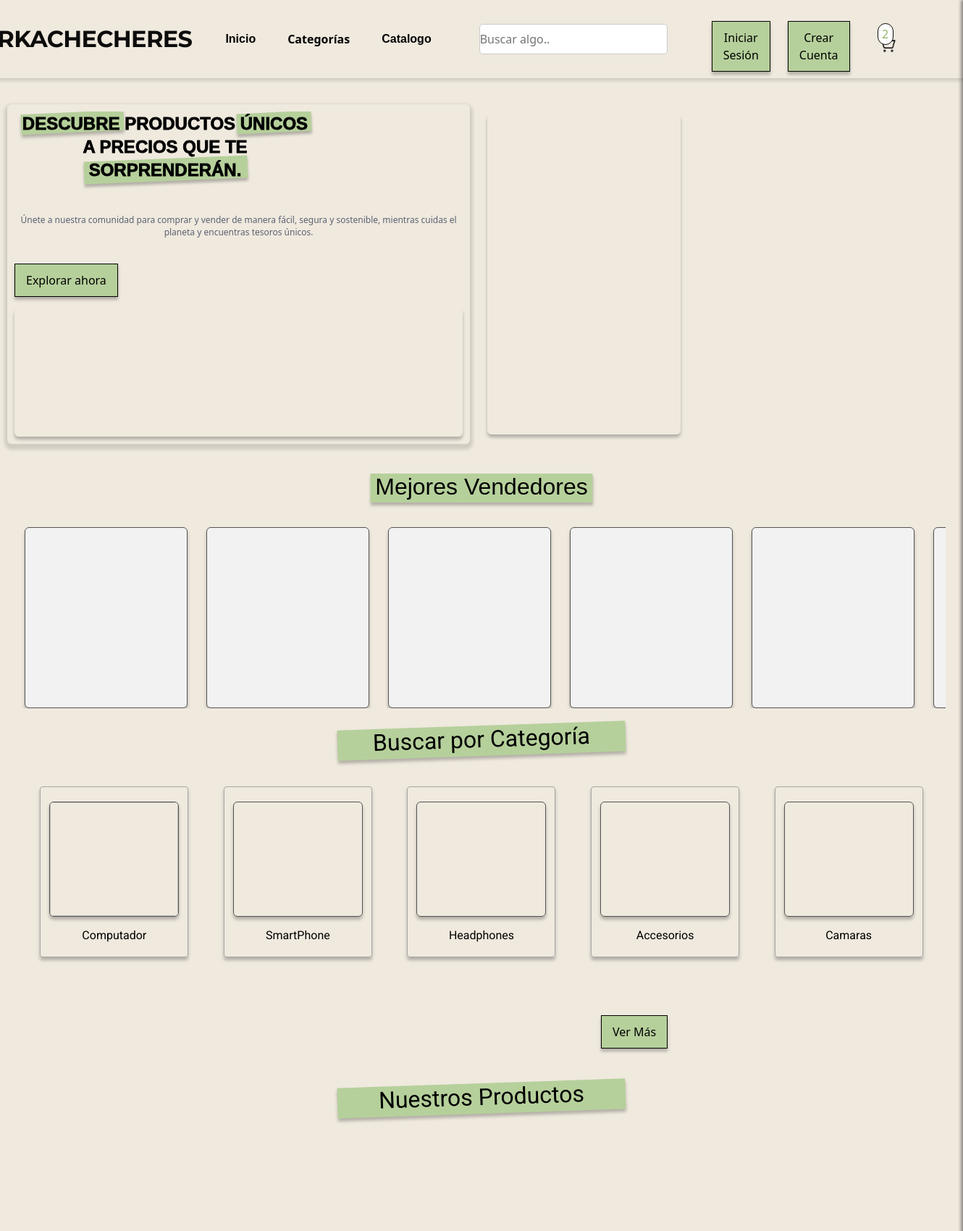
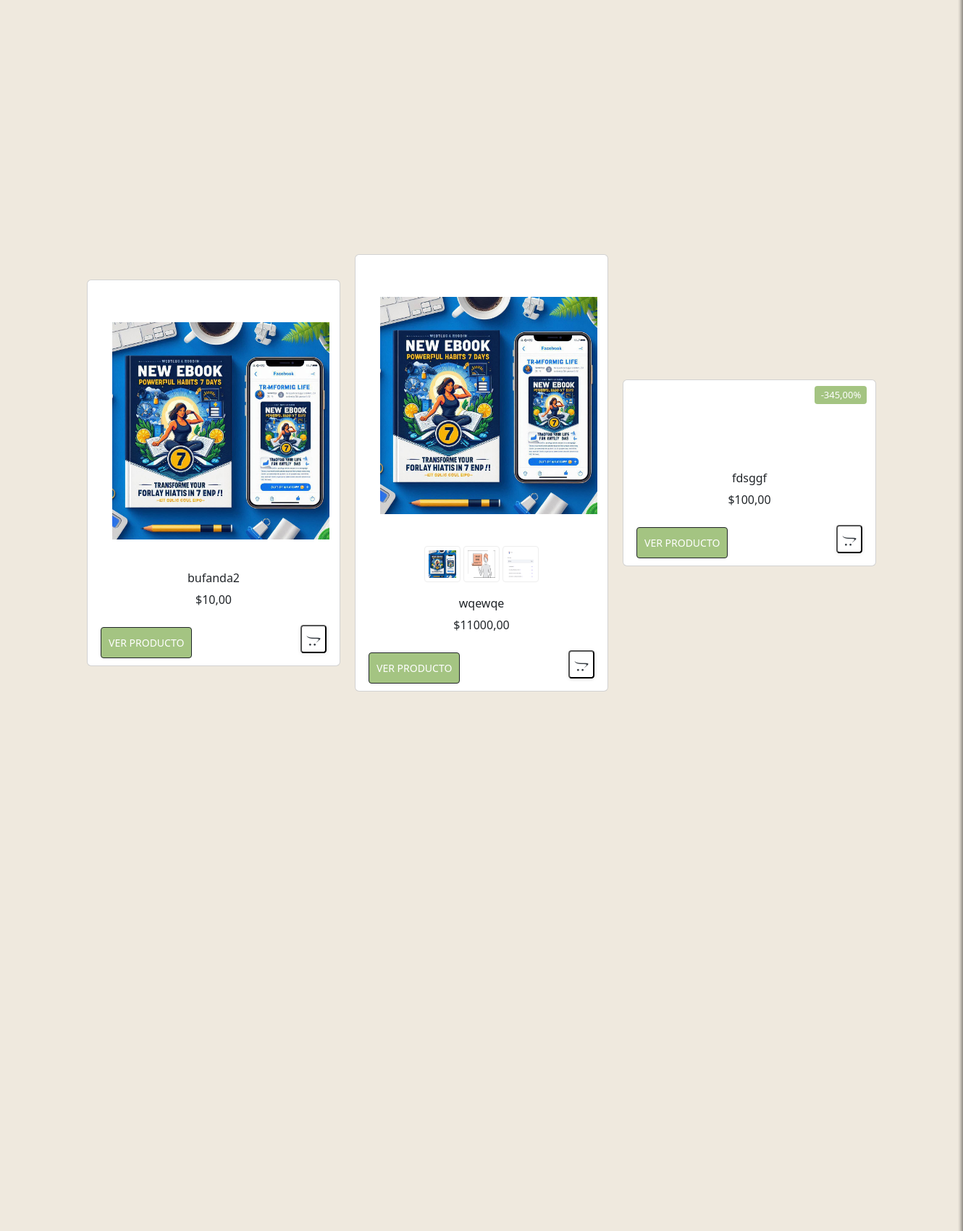
The page / (upper part) on the database its author committed (2 pictures, top to bottom).
### merkachecheres/models.py (models this page shows, shortened)
class Producto(models.Model):
    titulo = models.CharField(max_length=255)
    precio = models.DecimalField(max_digits=10, decimal_places=2, default=0.0)
    descuento = models.DecimalField(max_digits=5, decimal_places=2, null=True, blank=True)
    dimensiones = models.CharField(max_length=100, null=True, blank=True)
    stock = models.IntegerField()
    marca = models.CharField(max_length=100, null=True, blank=True)
    vendedor = models.ForeignKey(
        Usuario,
        on_delete=models.CASCADE,
        related_name='productos',
        null=True,  # Permitir valores nulos temporalmente
        blank=True  # Permitir que el formulario no requiera este campo
    )
    categoria = models.ForeignKey(Categoria, on_delete=models.SET_NULL, null=True, blank=True)
    descripcion = models.TextField()
    fecha_publicacion = models.DateTimeField(auto_now_add=True)

class ImagenProducto(models.Model):
    producto = models.ForeignKey(Producto, on_delete=models.CASCADE, related_name='imagenes')
    imagen = models.ImageField(upload_to='productos/imagenes', validators=[validar_extension_imagen])

### merkachecheres/views.py (the view)
# urls.py: path('', views.index, name='index'),
def index(request):
    productos = Producto.objects.order_by('?')[:5]
    sesion_activa = request.session.get('validar', None)
    usuario = None  # Inicializa el usuario como `None` por defecto.
    if sesion_activa:
        usuario_id = sesion_activa.get('id')
        usuario = Usuario.objects.get(id=usuario_id)
    carrito = request.session.get('carrito', {})
    total_carrito = sum(item['precio'] * item['cantidad'] for item in carrito.values())
    return render(request, "index.html", {
        'productos': productos,  # Lista de productos seleccionados aleatoriamente.
        'productos_count': productos.count(),  # Cantidad de productos seleccionados.
        'total_carrito': total_carrito,  # Total del carrito (precio total de los productos en el carrito).
        'usuario': usuario,  # Objeto del usuario autenticado (si hay sesión activa).
    })

### merkachecheres/templates/index.html (shortened to what this page needs)
{% load static %}
<!DOCTYPE html>
<html lang="es">
<head>
    <link rel="stylesheet" href="{% static 'css/style.css' %}">
    <link rel="stylesheet" href="{% static 'css/styleguide.css' %}">
    <link rel="stylesheet" href="{% static 'css/carrito.css' %}">
    <link href="https://cdn.jsdelivr.net/npm/bootstrap@5.3.0-alpha3/dist/css/bootstrap.min.css" rel="stylesheet">
    <link rel="stylesheet" href="https://cdnjs.cloudflare.com/ajax/libs/font-awesome/6.5.0/css/all.min.css">
    <link rel="stylesheet" href="https://cdnjs.cloudflare.com/ajax/libs/jquery/3.2.1/jquery.min.js">
    <link rel="stylesheet" href="https://cdn.jsdelivr.net/npm/bootstrap@5.0.0-alpha1/dist/js/bootstrap.bundle.min.js">
    <link rel="stylesheet" href="https://cdnjs.cloudflare.com/ajax/libs/font-awesome/4.7.0/css/font-awesome.min.css">
</head>
<body>
    <div class="landing_page">
        <header>
            <div class="navigation">
                <div class="navigation_wrapper">
                    <div class="middle_nav_wrapper">
                        <div class="middle_nav">
                            <div class="logo">
                                <div class="text_wrapper">MERKACHECHERES</div>
                            </div>
                            <div class="frame">
                                <div class="div_wrapper">
                                    <div class="div">
                                        <button class="dropbtn">Inicio</button>
                                    </div>
                                </div>
                                <div class="btn_primary_wrapper">
                                    <button class="dropbtn" onclick="window.location.href='{% url 'vercategorias' %}'">Categorías</button>
                                </div>
                                <div class="div_wrapper">
                                    <div class="div">
                                        <button class="dropbtn ">Catalogo</button>
                                    </div>
                                </div>
                                </div>
                            <div class="buscar">
                                <input type="password" id="password" name="password" placeholder="Buscar algo.." class="navbar">
                            </div>
                            <div class="frame_2">
                                <div class="iniciar_crear_cuenta">
                                    <div class="btn_login">
                                        {% if not request.session.validar %}
                                            <button class="button_text_wrapper"
                                                onclick="window.location.href='{% url 'login' %}'">Iniciar Sesión</button>
                                        {% endif %}
                                    </div>
                                    <div class="btn_registro">
                                        {% if not request.session.validar %}
                                            <button class="button_text_wrapper"
                                                onclick="window.location.href='{% url 'registro' %}'">Crear Cuenta</button>
                                        {% endif %}
                                    </div>
                                </div>
                                <div class="icons">
                                    <div class="shopping_cart_simple2">
                                        <div class="overlap_group">
                                            <button class="dropbtn" id="carrito-button">
                                                <img src="{% static 'img/Shopping.png' %}" id="shoppingCar" alt="Inicio">
                                            </button>
                                            <div class="frame_3">
                                                <div class="text_wrapper_3">2</div>
                                            </div>
                                        </div>
                                    </div>
                                </div>
                            </div>
                        </div>
                    </div>
                </div>
            </div>
        </header>
        {% include 'user_sidebar.html' %}
        <main>
            <section class="hero_secction">
                <div class="widgets">
                    <div class="frame_4">
                        <div class="overlap_group_wrapper">
                            <div class="overlap_group_2">
                                <div class="rectangulo"></div>
                                <div class="rectangulo_2"></div>
                                <div class="rectangulo_3"></div>
                                <p class="descubre_productos">
                                    DESCUBRE PRODUCTOS ÚNICOS<br />
                                    A PRECIOS QUE TE SORPRENDERÁN.
                                </p>
                            </div>
                        </div>
                        <p class="p">
                            Únete a nuestra comunidad para comprar y vender de manera fácil, segura y sostenible, mientras
                            cuidas el
                            planeta y encuentras tesoros únicos.
                        </p>
                        <div class="btn_explorar">
                            {% if request.session.validar %}
                                <button class="button_text_wrapper"
                                    onclick="window.location.href='{% url 'vercategorias' %}'">Explorar ahora</button>
                            {% else %}
                                <button class="button_text_wrapper"
                                    onclick="window.location.href='{% url 'registro' %}'">Explorar ahora</button>
                            {% endif %}
                        </div>
                        <div class="frame_5_publicidad ">
                        </div>
                    </div>
                    <div class="publicidad">
                    </div>
                    <div class="publicidad_2">
                        <div class="frame_6_publicidad"></div>
                        <div class="frame_7_publicidad"></div>
                    </div>
                </div>
            </section>
            <section class="mejores-vendedores">
                <div class="overlap_group-3">
                  <div class="rectangulo_4 text_wrapper-4">Mejores Vendedores</div>
                </div>
                <div class="carousel-wrapper">
                    <div class="carousel" id="carousel">
                        <div class="seller_card frame_8 me-3 flex-shrink-0"></div>
                        <div class="seller_card frame_9 me-3 flex-shrink-0"></div>
                        <div class="seller_card frame_10 me-3 flex-shrink-0"></div>
                        <div class="seller_card frame_11 me-3 flex-shrink-0"></div>
                        <div class="seller_card frame_12 me-3 flex-shrink-0"></div>
                        <div class="seller_card frame_8 me-3 flex-shrink-0"></div>
                    </div>
                </div>
              </section>
            <section class="categorias">
                <div class="heading_categ">
                        <div class="rectangulo_6 text_wrapper-5">Buscar por Categoría</div>
                </div>
                <br>
                <div class="category">
                    <div class="overlap">
                        <div class="items">
                            <div class="frame-15">
                                <img class="frame-14" />
                                <div class="text_wrapper-6">Computador</div>
                            </div>
                            <div class="frame-15">
                                <div class="frame-16"></div>
                                <div class="text_wrapper-7">SmartPhone</div>
                            </div>
                            <div class="frame-15">
                                <div class="frame-17"></div>
                                <div class="text_wrapper-7">Headphones</div>
                            </div>
                            <div class="frame-15">
                                <div class="frame-18"></div>
                                <div class="text_wrapper-7">Accesorios</div>
                            </div>
                            <div class="frame-15">
                                <div class="frame-19"></div>
                                <div class="text_wrapper-7">Camaras</div>
                            </div>
                        </div>
                    </div>
                </div>
            </section>
            <div class="botonVerMas">
                <button class="button_text_wrapper" onclick="window.location.href='{% url 'vercategorias' %}'">Ver Más</button>
            </div>
            <br>
            <br>
            <div class="heading_categ">
                <div class="rectangulo_6 text_wrapper-5">Nuestros Productos</div>
        </div>
            <section class="explorar-productos">
                <div class="wrapper flex-wrap" style="display: flex; justify-content: center; gap: 20px; flex-wrap: wrap;">
                    {% if productos %}
                    {% for producto in productos %}
                    <div class="card">
                        {% if producto.descuento %}
                        <span class="off bg-dark" id="descuentoEtiqueta">-{{ producto.descuento }}%</span>
                        {% endif %}
                        <br>
                        <div class="text-center p-4">
                            <a href="{% url 'producto' producto.id %}">
                                <img id="main-image-{{ forloop.counter }}" src="{{ producto.imagenes.first.imagen.url }}"
                                    width="300" class="main-image">
                            </a>
                        </div>
                        {% if producto.imagenes.count > 1 %}
                        <div class="thumbnail text-center">
                            {% for imagen in producto.imagenes.all %}
                            <img onclick="changeImage(this, 'main-image-{{ forloop.parentloop.counter }}')"
                                src="{{ imagen.imagen.url }}" width="70">
                            {% endfor %}
                        </div>
                        {% endif %}
                        <div class="about text-center">
                            <h6>{{ producto.titulo }}</h6>
                            <span>${{ producto.precio }}</span>
                        </div>
                        <div class="cart-button mt-3 px-2 d-flex justify-content-between align-items-center">
                            <button class="btn btn-dark text-uppercase" id="verProducto"
                                onclick="window.location.href='{% url 'producto' producto.id %}'">
                                Ver producto
                            </button>
                            <div class="add">
                                <form method="POST" action="{% url 'agregar_al_carrito' producto.id %}" class="add-to-cart-form">
                                    <button type="submit" class="product_fav" id="botonAñadirCarrito">
                                        <i class="fa fa-opencart"></i>
                                    </button>
                                </form>
                            </div>
                        </div>
                    </div>
                    {% endfor %}
                    {% else %}
                    <p>No hay productos disponibles.</p>
                    {% endif %}
                </div>
            </section>
        </main>
                </div>
</body>
</html>

### merkachecheres/static/css/styleguide.css (style rules this page uses)
:root { --secondary-700: rgba(27, 99, 146, 1); --gray-00: rgba(255, 255, 255, 1); --title-font-family: "Montserrat", Helvetica; --title-font-family-bold: "Montserrat-Bold", Helvetica; --title-font-weight: 700; --title-font-size: 40px; --title-letter-spacing: 0px; --title-line-height: normal; --title-font-style: normal; --description-font-family: "Mukta Vaani", Helvetica; --description-font-weight: 500; --description-font-size: 20px; --description-letter-spacing: 0px; --description-line-height: normal; --description-font-style: normal; --labels-font-family: "Roboto", Helvetica; --labels-font-family-regular: "Roboto-Regular", Helvetica; --labels-font-family-medium: "Roboto-Medium", Helvetica; --labels-font-weight-400: 400; --labels-font-size-12: 12px; --labels-font-size-14: 14px; --labels-font-size-16: 16px; --labels-font-size-18: 18px; --labels-font-size-22: 22px; --labels-font-size-24: 24px; --labels-letter-spacing-0: 0px; --labels-line-height: normal; --labels-font-style: normal; --color-blanco: rgba(255, 255, 255); --color-verde: rgba(146, 184, 105); --color-verde-hover: rgba(146, 184, 105, 1); --color-negro: rgba(0, 0, 0); --color-gris-20: rgba(102, 102, 102, 0.2); --color-gris-25: rgba(102, 102, 102, 0.25); --color-gris-border-35: rgba(102, 102, 102, 0.35); --color-gris-60: rgba(102, 102, 102, 0.6); --color-gris-80: rgba(102, 102, 102, 0.8); --color-gris: rgba(102, 102, 102, 1); --color-rojo: rgba(240, 20, 47, 1); --color-sombra: rgba(0, 0, 0, 0.12); --color-redes-rojo: rgba(219, 74, 57, 1) ; --color-redes-rojo-hover: rgba(196, 56, 45, 1); --color-redes-azul-hover: rgba(54, 84, 159, 1); --color-redes-azul: rgba(66, 103, 178, 1) ; }

### merkachecheres/static/css/carrito.css (style rules this page uses)
.btn { margin-top: 10px; }

### merkachecheres/static/css/user-sidebar.css (style rules this page uses)
.button_text_wrapper { display: inline-flex; flex: 0 0 auto; background-color: #b6d09b; border: 1px solid; align-items: center; justify-content: center; gap: 8px; padding: 10px 15px; cursor: pointer; position: relative; box-shadow: 0px 4px 4px #00000040; margin-top: 8px; }

### rows shown on the page
Producto: imagenes.first.imagen (picture), titulo "bufanda2", precio "10,00"
Producto: imagenes.first.imagen (picture), titulo "wqewqe", precio "11000,00"
ImagenProducto: imagen (picture)
ImagenProducto: imagen (picture)
ImagenProducto: imagen (picture)
Producto: descuento "345,00", titulo "fdsggf", precio "100,00"
